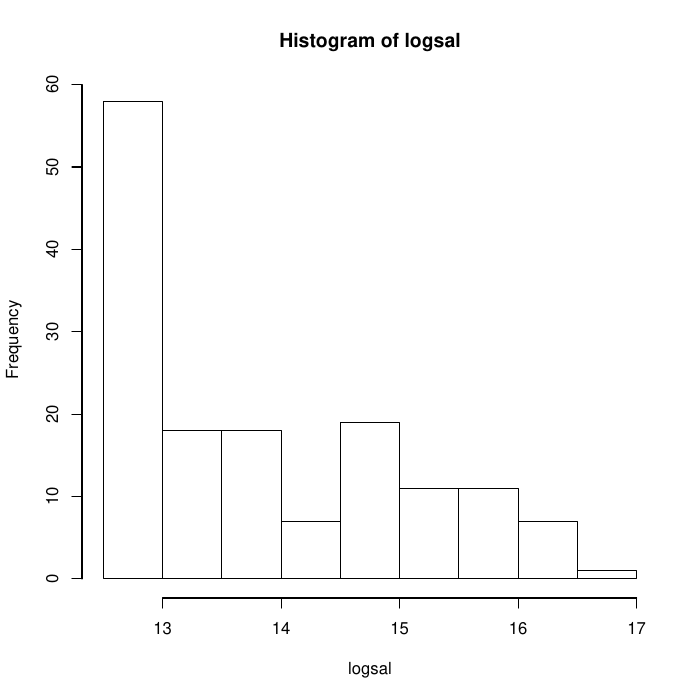

Here is the R script that generated this plot:

pdf ("solutions/srs_Q2.32.pdf") # save graph output to srsQ32.pdf

# a function for doing data analysis for srs sample
# sdata -- a vector of sampling survey data
# N -- population size 
srs_estimate <- function (sdata, N)
{
	n <- length (sdata)
	ybar <- mean (sdata)
	seybar <- sqrt((1 - n / N)) * sd (sdata) / sqrt(n)  
	mem <- qt (0.975, df = n - 1) * seybar
	c (ybar = ybar, se = seybar, ci.low = ybar - mem, ci.upp = ybar + mem)
}

# read population data 
baseball <- read.csv ("data/baseball.csv", header = F, na = ".")

# sample size
n <- 150
# population size
N <- nrow (baseball)

# a) 
## one srs sampling
# srs sampling
set.seed (1986555)
srs <- sample (N, n)
write.csv (srs, file = "solutions/Q32_savedsrs.csv")
# survey data of variable 4
salary_srs <- baseball [srs, 4]

# b)

logsal <- log (salary_srs)

hist (logsal)
hist (salary_srs)

# c) 

srs_estimate  (logsal, N)

# d)

is.pitcher <- 1 * (na.omit (baseball[srs, 5]) == "P")
# if a student takes this as sample value, count it right.
# is.pitcher <- na.omit ( 1 * (baseball[srsinclude == 1, 27] > 0) )

srs_estimate (is.pitcher, N)

# e)
mean (na.omit (baseball[, 5]) == "P")

# f)


## repeated srs sampling
nres <- 2000 # number of repeated sampling
res_sal <- numeric (nres) # matrix recording repeated results

for (i in 1:nres)
{
	srs_salary <- baseball [sample(N,n), 4]
	res_sal [i] <- mean (na.omit (srs_salary))
}

hist (res_sal, main = "Histogram of 2000 Estimates of Salary Mean")
abline (v = mean (na.omit (baseball[,4])))

boxplot (res_sal, main = "Boxplot of 2000 Estimates of Salary Mean")
abline (h = mean (na.omit (baseball[,4])))

qqnorm (res_sal)

mean (res_sal)
sd (res_sal)

# true values are
ybarU <- mean (baseball[, 4])
ybarU
seybar <- sqrt (1- n/N) * sd (baseball[,4]) / sqrt (n)
seybar

dev.off () 